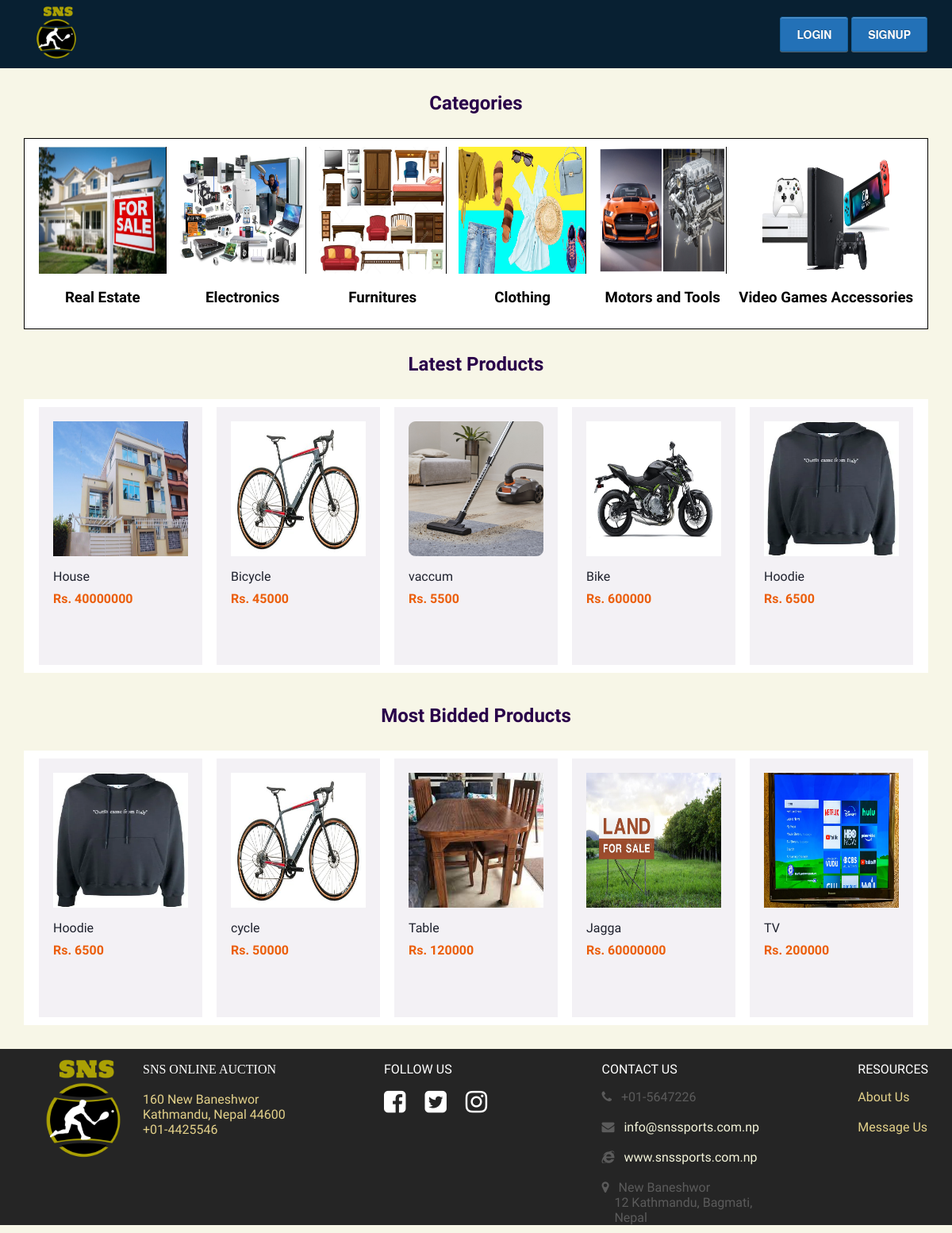
/sns/index.php, run on the app's committed database.
### tables this page shows
CREATE TABLE `products` (
  `ad_username` varchar(100) NOT NULL,
  `ID` int(10) NOT NULL,
  `name` varchar(250) NOT NULL,
  `category` varchar(100) NOT NULL,
  `image` varchar(250) NOT NULL,
  `descr` varchar(500) NOT NULL,
  `status` varchar(100) NOT NULL DEFAULT 'under review',
  `no_of_bids` int(100) NOT NULL,
  `min_bid_amount` int(100) NOT NULL,
  `latest_bid_amount` int(100) NOT NULL,
  `bid_time_remaining` int(100) NOT NULL,
  `added_time` datetime(6) NOT NULL DEFAULT current_timestamp(6),
  `high_bid_user` varchar(255) NOT NULL,
  `bid_status` varchar(255) NOT NULL DEFAULT 'open'
);

### sns/index.php (the view, shortened to what this page needs)
<?php
include_once('connection.php');
$database = 'products';
$conn = mysqli_connect($servername, $username, $password, $database);
?>
<!DOCTYPE html>
<html>
<head>
	<link rel="stylesheet" type="text/css" href="style.css">
	<link rel="stylesheet" href="https://cdnjs.cloudflare.com/ajax/libs/font-awesome/4.7.0/css/font-awesome.min.css">
	<link rel="stylesheet" href="https://unpkg.com/flickity@2/dist/flickity.min.css">
</head>
<body>
	<div class="header">
		<div class="left-logo">
			<img src="../images/logo2.png" height="80px" width="80px">
		</div>
		<div class="search-bar">
			</div>
			<div>
			</div>
		<div class="right-account">
			<a href="../user/login.php"><button class="btn_login">LOGIN</button></a>
			<a href="../user/signup.php"><button class="btn_signup">SIGNUP</button></a>
		</div>
	</div>
	<div class="products">
		<h2>Categories</h2>
		<div class="categories">
			<div class="cat_item">
				<a href="../welcome/products.php?category=real_estate"><img src="../images/real_estate1.jpeg" height="160px" width="160px"></a>
				<h3>Real Estate</h3>
			</div>
			<div class="cat_item">
				<a href="../welcome/products.php?category=electronics"><img src="../images/electronics.jpg" height="160px" width="160px"></a>
				<h3>Electronics</h3>
			</div>
			<div class="cat_item">
				<a href="../welcome/products.php?category=furnitures"><img src="../images/furnitures.jpg" height="160px" width="160px"></a>
				<h3>Furnitures</h3>
			</div>
			<div class="cat_item">
				<a href="../welcome/products.php?category=clothing"><img src="../images/clothing.jpg" height="160px" width="160px"></a>
				<h3>Clothing</h3>
			</div>
			<div class="cat_item">
				<a href="../welcome/products.php?category=motors"><img src="../images/motors.jpg" height="160px" width="160px"></a>
				<h3>Motors and Tools</h3>
			</div>
			<div class="cat_item">
				<a href="../welcome/products.php?category=video_games"><img src="../images/video_games.webp" height="160px" width="160px" style="border:none;"></a>
				<h3>Video Games Accessories</h3>
			</div>
		</div>
		<h2>Latest Products</h2>
		<div class="pro_container">
			<?php
				$counter = 0;
				$max = 5;
				$most_latest = $conn->query("SELECT * FROM products where status = 'approved' and bid_status = 'open' ORDER BY added_time DESC");
				while($rows=mysqli_fetch_assoc($most_latest) and ($counter < $max)){
					$proid = $rows['ID'];
					$min_bid_amount = $rows['min_bid_amount'];
					$latest_bid_amount = $rows['latest_bid_amount'];
					$counter++;
			?>
			<div class="item">
				<a href="../products/item.php?ID=<?php echo $proid;?>"><?php ?><img src="../admin_panel/image/<?php echo $rows['image'] ?>" height="170px" width="170px">
				<p class="item_name"><?php echo $rows['name']; ?></p>
				<h4><?php if ($min_bid_amount < $latest_bid_amount) {
					echo "Rs. ".$latest_bid_amount;
				}else{ echo "Rs. ".$min_bid_amount;  }?></h4>
				<p id="item-det"><span>View Details</span></p></a>
			</div>
			<?php
				}
			?>
		</div>
		<h2>Most Bidded Products</h2>
		<div class="pro_container">
			<?php
			$most_bid = $conn->query("SELECT * FROM products where status = 'approved' and bid_status = 'open' ORDER BY no_of_bids DESC");
				$counter = 0;
				$max = 5;
				while($rows=mysqli_fetch_assoc($most_bid) and ($counter < $max)){
					$proid = $rows['ID'];
					$min_bid_amount = $rows['min_bid_amount'];
					$latest_bid_amount = $rows['latest_bid_amount'];
					$counter++;
			?>
			<div class="item">
				<a href="../products/item.php?ID=<?php echo $proid;?>"><?php ?><img src="../admin_panel/image/<?php echo $rows['image'] ?>" height="170px" width="170px">
				<p class="item_name"><?php echo $rows['name']; ?></p>
				<h4><?php if ($min_bid_amount < $latest_bid_amount) {
					echo "Rs. ".$latest_bid_amount;
				}else{ echo "Rs. ".$min_bid_amount;  }?></h4>
				<p id="item-det"><span>View Details</span></p></a>
			</div>
			<?php
				}
			?>
		</div>
	</div>
	<div class="footer">
		<div class="company">
			<img src="../images/logo2.png" height="150px" width="150px">
			<p><span class="com_name">SNS ONLINE AUCTION</span> <br><br> <span class="address">160 New Baneshwor<br> Kathmandu, Nepal 44600<br> +01-4425546 </span></p>
		</div>
		<div class="follow_us">
			<p>FOLLOW US</p>
			<i class="fa fa-facebook-square fa-2x" aria-hidden="true"></i>
			<i class="fa fa-twitter-square fa-2x" aria-hidden="true"></i>
			<i class="fa fa-instagram fa-2x" aria-hidden="true"></i>
		</div>
		<div class="contact_us">
			<p>CONTACT US</p>
			<i class="fa fa-phone" aria-hidden="true" style="color: #5b5b5b;"></i> &#160 <span style="color: #5b5b5b;">+01-5647226</span><br><br>
			<i class="fa fa-envelope" aria-hidden="true" style="color: #5b5b5b;"></i> &#160 <span style="color: #f4f5db;"> info@snssports.com.np</span><br><br>
			<i class="fa fa-internet-explorer" style="color: #5b5b5b;"></i> &#160 <span style="color: #f4f5db;">www.snssports.com.np</span><br><br>
			<i class="fa fa-map-marker" aria-hidden="true" style="color: #5b5b5b;"></i> &#160 <span style="color: #5b5b5b;"> New Baneshwor<br> &#160 &#160 12 Kathmandu, Bagmati,<br> &#160 &#160 Nepal </span>
		</div>
		<div class="resources">
			<p>RESOURCES</p>
			<a href="hello.php" style="color:#e3d18a;">About Us</a><br><br>
			<a href="../user/contactus.php" style="color:#e3d18a;">Message Us</a>
		</div>
	</div>
</body>
</html>

### sns/style.css (style rules this page uses)
body { margin: 0; padding: 0; font-family: 'Varela', sans-serif; background-color: #f7f6e7; }
.products h2 { padding: 10px; color: #290149; text-align: center; }
.pro_container { display: flex; justify-content: space-around; padding: 10px; background-color: white; margin-right: 30px; margin-left: 30px; margin-bottom: 30px; text-align: left; border-bottom: none; border-top: none; }
.pro_container .item { cursor: pointer; background-color: #F3F1F5; padding: 18px; }
.item img { display: block; margin: auto; }
a { text-decoration: none; color: #1e212d; }
.categories { display: flex; justify-content: space-around; padding: 10px; text-align: center; border: 1px solid black; margin-right: 30px; margin-left: 30px; background-color: white; }
.cat_item img { display: block; margin:auto; border-right: 1px solid black; align-items: center; }
.item h4 { margin-top: -7px; color: #eb5e0b; }
.footer { display: flex; background-color: #252525; color: white; justify-content: space-between; margin-bottom: 10px; }
.footer div { padding: 0 30px; }
.company { display: flex; }
.address { color: #e3d18a; }
.com_name { font-family: 'Bree Serif', serif; }
.follow_us i { margin-right: 20px; }
.header { background: #082032; color: white; }
.header>div { display: inline-block; padding: 1px; }
.left-logo { margin-left: 30px; }
.right-account { float: right; margin-right: 30px; margin-top: 20px; }
.btn_login, .btn_signup { font-family: "HelveticaNeue-Light", "Helvetica Neue Light", "Helvetica Neue", Helvetica, Arial, "Lucida Grande", sans-serif; text-transform:uppercase; font-size:14px; color:#fff; text-decoration:none; font-weight:bold; text-transform:uppercase; text-shadow:rgba(0, 0, 0, 0.30) 0 -1.25px 0; cursor: pointer; display:-moz-inline-stack; -webkit-font-smoothing:antialiased; display:inline-block; vertical-align:middle; vertical-align:auto; zoom:1; border:1px solid #13619f; background: #2371b7; padding:11px 20px; -webkit-border-radius:3px; -moz-border-radius:3px; -ms-border-radius:3px; -o-border-radius:3px; border-radius:3px; -webkit-box-shadow:rgba(255, 255, 255, 0.3) 0 1px 0, inset rgba(255, 255, 255, 0.3) 0 1px 0; -moz-box-shadow:rgba(255, 255, 255, 0.3) 0 1px 0, inset rgba(255, 255, 255, 0.3) 0 1px 0; box-shadow:rgba(255, 255, 255, 0.3) 0 1px 0, inset rgba(255, 255, 255, 0.3) 0 1px 0; }
:root { --border-radius: 10px; }
.search-bar { margin-left: 25%; margin-top: -30px; display: inline-block; width: 300px; }

### data on the page
products: image (picture), name "House", min_bid_amount "40000000"
products: image (picture), name "Bicycle", latest_bid_amount "45000"
products: image (picture), name "vaccum", latest_bid_amount "5500"
products: image (picture), name "Bike", latest_bid_amount "600000"
products: image (picture), name "Hoodie", latest_bid_amount "6500"
products: image (picture), name "cycle", latest_bid_amount "50000"
products: image (picture), name "Table", latest_bid_amount "120000"
products: image (picture), name "Jagga", latest_bid_amount "60000000"
products: image (picture), name "TV", latest_bid_amount "200000"
